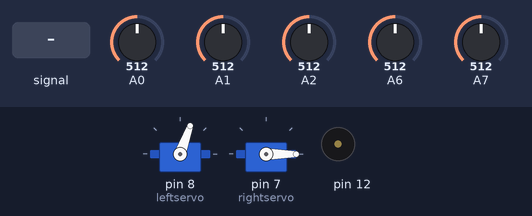
The sketch below on a simulated Arduino Nano, built with avr-gcc and run on an emulated ATmega328P. Shown: 2 × servo, buzzer (waves = sounding). The test bench sets the inputs (shaded band); at power-on: A7 = 512, A2 = 512, A1 = 512, A0 = 512, A6 = 512.

Above: at 1.2 s.
1.3 s: A6 fed a 200 Hz sine of ±81 counts around its level
4.3 s: A7 set to 490
At 7.26 s:
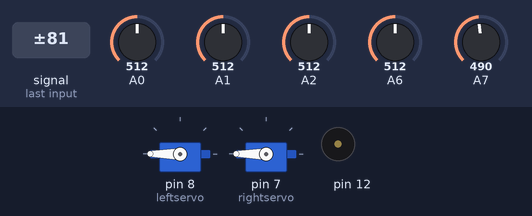
7.3 s: A2 set to 490
At 9.2 s:
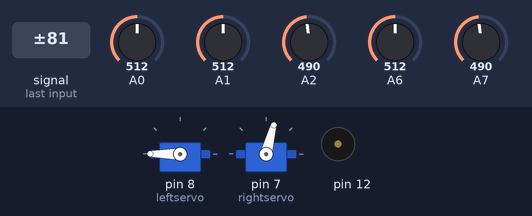
10.3 s: A1 set to 490
13.3 s: A0 set to 490
At 14.08 s:
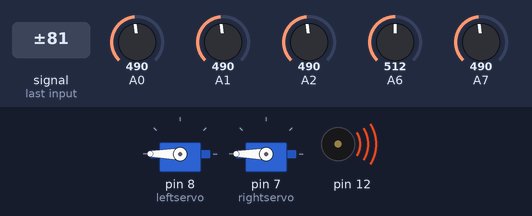
16.3 s: A6 set to 716
At 16.8 s:
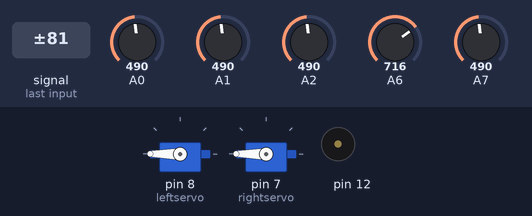
Timing chart, 0 to 18.8 s (numbered marks = the images above; inputs shaded):
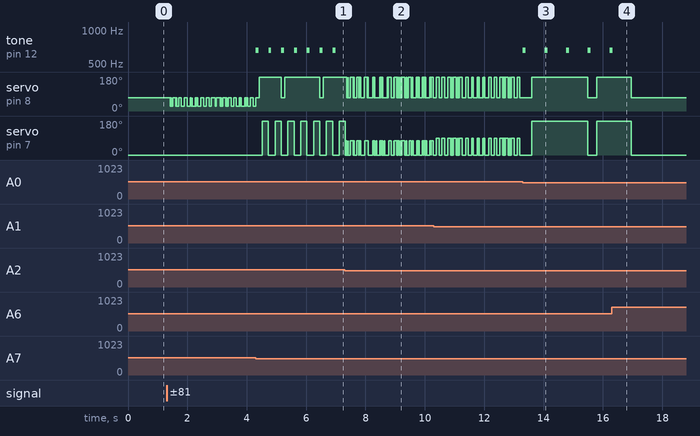

Measured:
- after the input at 4.3 s, tone on pin 12: alternates 660 Hz for 0.10 s and silent for 0.33 s, starting at once; servo on pin 7 (rightservo): alternates 180° for 0.21 s and 0° for 0.22 s, starting after 0.22 s
- after the input at 7.3 s, tone on pin 12: stops changing and stays silent
- after the input at 13.3 s, tone on pin 12: alternates 660 Hz for 0.10 s and silent for 0.63 s, starting at once
- after the input at 16.3 s, tone on pin 12: goes on until 16.3 s, then stays silent

The sketch:

CseRobot2.ino
```cpp
#include <EEPROM.h>
#include <Servo.h>


Servo leftservo;
Servo rightservo;
int ms;
int ls;
int rs;
int lms;
int rms;
int path[300];
int i;
int n;
//define variables for directions
int L=-1;//left
int R=1;//right
int S=0;//start
int E=99;//end
int t1=216;//turn time left90
int t2=210;//turn time right90
int t3=430;//turn time 180
int t;
void setup() {
  Serial.begin(9600);

//beep();
//left();
////testrun();
//finalbeep();
}

void loop() {
  ms = analogRead(A2);
  rms = analogRead(A0);
  rs = analogRead(A1);
  ls = analogRead(A6);
  lms = analogRead(A7);
  left();
}

void testrun(){
  beep();
  EEPROM.write(0,1);

        left();
        if (ms>500 && lms>500 && ls>500 && rs<500 && rms<500){//left turn
            //left90();
            EEPROM.write(i,L);
            beep();
            i++;
            }
        if (ms>500 && rms>500 && rs>500 && lms<500 && ls<500){//right turn
            //right90();
            EEPROM.write(i,R);
            beep();
            i++;
            }
        if (ms>500 && rms>500 && rs>500 && lms>500 && ls>500){//yeah,i found the end
            //turn180();
            EEPROM.write(i,E);
            beep();
            i++;
            }
        if (ms<500 && rms<500 && rs<500 && lms<500 && ls<500){//idiot this is a dead end turn around
            //turn180();
            EEPROM.write(i,E);
            beep();
            i++;
            }

  }

void shortestpath(){//pixxu algorythm
  while(n=0,n<i){}
  }

void left(){
t=millis();

if (ls>500 && lms>500 && ms>500 && rms<500  && rs<500 ){
 // Serial.println(t);
  beep();
  left90();
  t=0;
  }
else if (rs>500 && rms>500 && ms>500 && ls<500 && lms<500 ){
//  Serial.println(t);
//  Serial.print("2");
  beep();
  right90();
  t=0;
  }
if (ls<500 && lms<500 && ms<500 && rms<500 && rs<500 ){
 // Serial.println(t);
  finalbeep();
  turn180();
//
//  t=0;
  }
if(ls>500){
  leftservo.attach(8);
  rightservo.attach(7);
  leftservo.write(70);
  rightservo.write(0);
//  delay(10);
//  leftservo.detach();
//  rightservo.detach();
}else if(lms>500){
  leftservo.attach(8);
  rightservo.attach(7);
  leftservo.write(25);
  rightservo.write(0);
//  delay(10);
//  leftservo.detach();
//  rightservo.detach();
}
else if(ms>500){
  leftservo.attach(8);
  rightservo.attach(7);
  leftservo.write(180);
  rightservo.write(0);
//  delay(10);
//  leftservo.detach();
//  rightservo.detach();
}else if(rs>500){
  leftservo.attach(8);
  rightservo.attach(7);
  leftservo.write(180);
  rightservo.write(75);
//  delay(10);
//  leftservo.detach();
//  rightservo.detach();
}else if(rms>500){
  leftservo.attach(8);
  rightservo.attach(7);
  leftservo.write(180);
  rightservo.write(90);
//  delay(10);
//  leftservo.detach();
//  rightservo.detach();
}else{
  leftservo.write(180);
  rightservo.write(180);
//  delay(10);
//  leftservo.detach();
//  rightservo.detach();
}


  }
//void right(){
//ms = analogRead(A2);
//rms = analogRead(A0);
//rs = analogRead(A1);
//ls = analogRead(A6);
//lms = analogRead(A7);
//if(rs>500){
//  leftservo.attach(8);
//  rightservo.attach(7);
//  leftservo.write(180);
//  rightservo.write(75);
//}else if(rms>500){
//  leftservo.attach(8);
//  rightservo.attach(7);
//  leftservo.write(180);
//  rightservo.write(90);
//}else if(ms>500){
//  leftservo.attach(8);
//  rightservo.attach(7);
//  leftservo.write(180);
//  rightservo.write(0);
//}else if(ls>500){
//  leftservo.attach(8);
//  rightservo.attach(7);
//  leftservo.write(70);
//  rightservo.write(0);
//}else if(lms>500){
//  leftservo.attach(8);
//  rightservo.attach(7);
//  leftservo.write(25);
//  rightservo.write(0);
//}else{
//  leftservo.write(180);
//  rightservo.write(180);
//
//}
//}
void forward(){
ms = analogRead(A2);
rms = analogRead(A0);
rs = analogRead(A1);
ls = analogRead(A6);
lms = analogRead(A7);
if(ms>500){
  leftservo.attach(8);
  rightservo.attach(7);
  leftservo.write(180);
  rightservo.write(0);
}else if(rs>500){
  leftservo.attach(8);
  rightservo.attach(7);
  leftservo.write(180);
  rightservo.write(75);
}else if(rms>500){
  leftservo.attach(8);
  rightservo.attach(7);
  leftservo.write(180);
  rightservo.write(90);
}else if(ls>500){
  leftservo.attach(8);
  rightservo.attach(7);
  leftservo.write(70);
  rightservo.write(0);
}else if(lms>500){
  leftservo.attach(8);
  rightservo.attach(7);
  leftservo.write(25);
  rightservo.write(0);
}else{
  leftservo.write(180);
  rightservo.write(180);

  }
}
void left90(){
  leftservo.attach(8);
  rightservo.attach(7);
  leftservo.write(180);
  rightservo.write(0);
  delay(100);
  leftservo.write(0);
  rightservo.write(0);

  delay(t1);
  leftservo.detach();
  rightservo.detach();
  }
void right90(){
  leftservo.attach(8);
  rightservo.attach(7);
  leftservo.write(180);
  rightservo.write(0);
  delay(100);
  leftservo.write(180);
  rightservo.write(180);

  delay(t2);
  leftservo.detach();
  rightservo.detach();
  }

void turn180(){
  leftservo.attach(8);
  rightservo.attach(7);
  leftservo.write(180);
  rightservo.write(180);
  delay(t3);
  leftservo.detach();
  rightservo.detach();
  }

void beep(){
  pinMode(12,OUTPUT);
 leftservo.detach();
 rightservo.detach();
//  tone(12,660,100);
//  delay(60);
//  tone(12,660,100);
//  delay(120);
//  tone(12,660,100);
//  delay(120);
//  tone(12,510,100);
//  delay(50);
  tone(12,660,100);
  delay(120);


}
void finalbeep(){
  pinMode(12,OUTPUT);
 leftservo.detach();
 rightservo.detach();
  tone(12,660,100);
  delay(300);
//  tone(12,510,100);
//  delay(100);
//  tone(12,660,100);
//  delay(300);
//  tone(12,770,100);
//  delay(550);
//  tone(12,380,100);
//  delay(575);


  }
```
